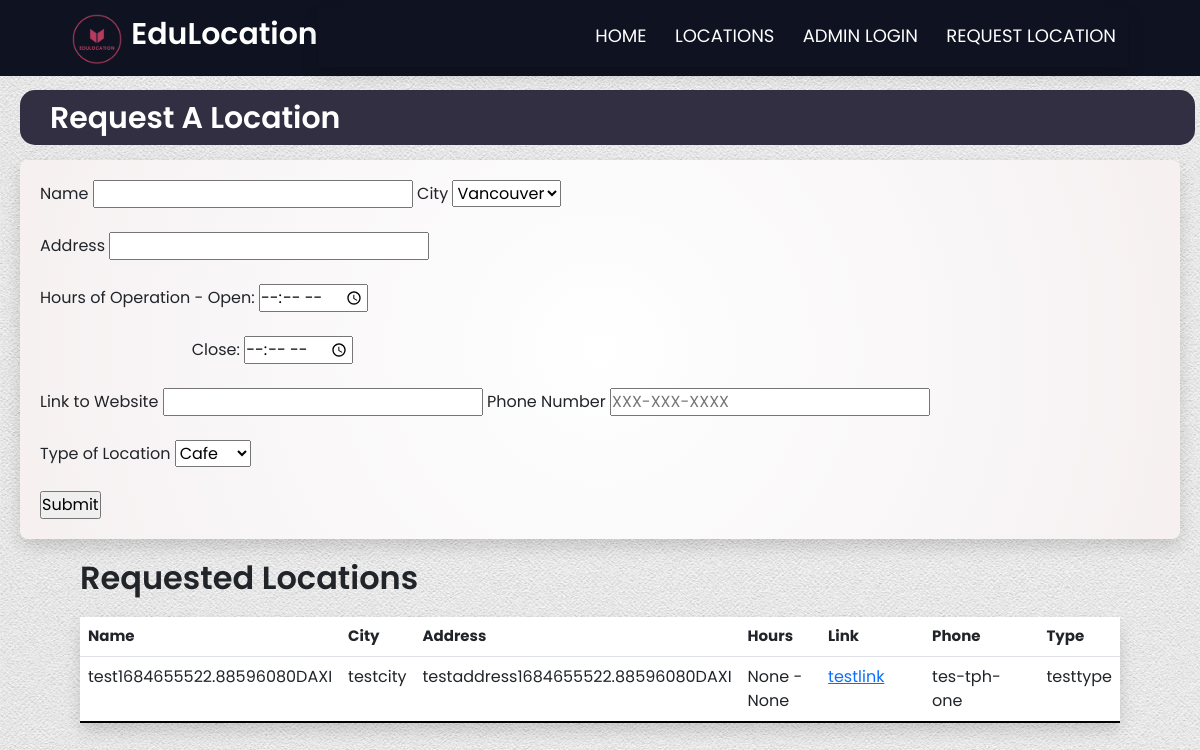
The page /request-location on the database its author committed.
### models.py (models this page shows, shortened)
class RequestLocation(db.Model):
    id = db.Column("id", db.Integer, primary_key=True)
    name = db.Column(db.String(100), nullable=False)
    city = db.Column(db.String(100))
    address = db.Column(db.String(100), unique=True)
    hours = db.Column(db.String(100))
    link = db.Column(db.String(100))
    phone = db.Column(db.String(100))
    location_type = db.Column(db.String(100))

### myapp.py (the view, shortened to what this page needs)
@app.route("/request-location", methods=["GET", "POST"])
def request_location():
    form = UserForm()
    requests = RequestLocation.query.all()
    return render_template("request.html", form=form, requests=requests)

### models.py
class UserForm(FlaskForm):
    name = StringField("Name", validators=[DataRequired()])
    city = StringField("City", validators=[DataRequired()])
    address = StringField("Address", validators=[DataRequired()])
    hours = StringField("Hours of Operation", validators=[DataRequired()])
    link = StringField("Link to Website", validators=[DataRequired()])
    phone = StringField("Phone Number", validators=[DataRequired()])
    location_type = StringField("Type of Location", validators=[DataRequired()])
    submit = SubmitField("Submit")

### templates/request.html (shortened to what this page needs)
{% extends 'base.html' %}
{% block content %}
    <link rel="stylesheet" href="/static/main.css" />
    <section class="dashboard">
        <h1>Request A Location</h1>
    </section>
    <div class="shadow form-box">
        <form method="POST" action="{{ url_for('request_location') }}">
            <label for="name">Name</label>
            <input id="name" name="name" required type="text">
            {{ form.city.label }}
            <select name="city">
                <option value="Vancouver">Vancouver</option>
            </select>
            <br></br>
            <label for="address">Address</label>
            <input id="address" name="address" required type="text">
            <br></br>
            <label>Hours of Operation -</label>
            <label for="open">Open:</label>
            <input type="time" name="open" required><br></br>
            <label for="close" style="margin-left: 151.64px;">Close:</label>
            <input type="time" name="close" required><br></br>
            <label for="link">Link to Website</label>
            <input id="link" name="link" required type="text">
            {{ form.phone.label }}
            <input id="phone" name="phone" required
            type="text"
            pattern="\d{10}|\d{3}-\d{3}-\d{4}"
            oninvalid="setCustomValidity('Please enter the proper format : (XXX-XXX-XXXX)')"
            oninput="setCustomValidity('')"
            placeholder="XXX-XXX-XXXX">
            <br> <br>
            <label for="location_type">Type of Location</label>
            <select name="location_type">
            <option value="Cafe">Cafe</option>
            </select>
            <br> <br>
            {{ form.submit }}
        </form>
    </div>
    <div class="table-header">
        <h2>Requested Locations</h2>
    </div>
    <div class="box-table shadow">
        <table class="table table-hover">
            <thead>
                <tr class="table-title">
                    <th>Name</th>
                    <th>City</th>
                    <th>Address</th>
                    <th>Hours</th>
                    <th>Link</th>
                    <th>Phone</th>
                    <th>Type</th>
                </tr>
            </thead>
            <tbody>
                {% for request in requests %}
                <tr class="table-row">
                    <td>{{ request.name }}</td>
                    <td>{{ request.city }}</td>
                    <td>{{ request.address }}</td>
                    <td>{{ request.hours }}</td>
                    <td class="link-width"><a href="{{ request.link }}" target="_blank">{{ request.link }}</a></td>
                    <td class="phone-width">{{ request.phone }}</td>
                    <td class="{{ request.location_type|lower }}">{{ request.location_type }}</td>
                </tr>
                {% endfor %}
            </tbody>
        </table>
    </div>
{% endblock %}

### static/main.css (style rules this page uses)
* { box-sizing: border-box; margin: 0; padding: 0; font-family: 'Poppins', sans-serif; }
body { background-image: url('image/background.jpg'); background-repeat: repeat; }
.dashboard { margin: 50px 5px 5px 20px; padding-left: 30px; padding-top: 10px; padding-bottom: 1px; background-color: #322F43; border-radius: 15px; color: #fff; }
.dashboard h1 { font-size: 30px; font-weight: 600; }
.table-header h2 { margin: 20px 80px; font-weight: 600; }
.form-box { padding: 20px 20px; margin: 15px 20px; background-image: radial-gradient(circle, #ffffff, #fcfbfc, #faf8f9, #f8f4f5, #f6f0f0); border-radius: 8px; }
.box-table { margin: 20px 80px; background-image: radial-gradient(circle, #ffffff, #fcfbfc, #faf8f9, #f8f4f5, #f6f0f0); border-radius: 8px; }
.table-title { font-size: 15px; font-weight: 600; background-color: #322F43; color: #fff; }
.table-row { border-bottom: 2px solid #000; }
.link-width { width: 10%; }
.phone-width { width: 11%; }

### rows shown on the page
RequestLocation: name "test1684655522.88596080DAXI", city "testcity", address "testaddress1684655522.88596080DAXI", hours "None - None", link "testlink", phone "tes-tph-one", location_type "testtype"
